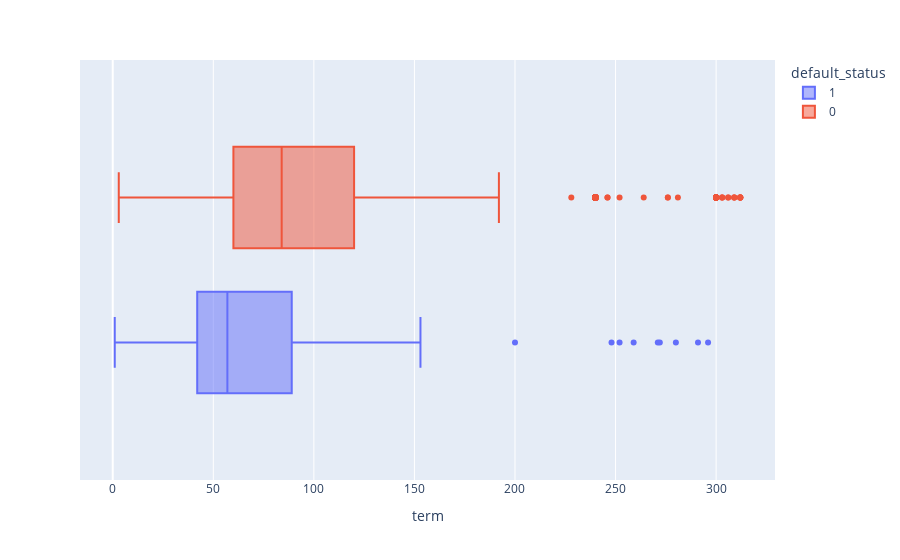

Write notebook code for a chart like this one.
### Markdown cell above
### Analyse the correlation between numerical feature values and default status

### Code cell
px.box(train, x = 'term', color = 'default_status')

### Figure 1 — Plotly figure (JSON) as saved in the notebook; plotly's stock layout.template omitted (floating-point values rounded to 4 significant figures; data arrays with more than 128 entries replaced by an {"elided": "..."} marker saying what was removed)
{"data": [{"alignmentgroup": "True", "hovertemplate": "default_status=1<br>term=%{x}<extra></extra>", "legendgroup": "1", "marker": {"color": "#636efa"}, "name": "1", "notched": false, "offsetgroup": "1", "orientation": "h", "showlegend": true, "type": "box", "x": {"elided": "773 int values"}, "x0": " ", "xaxis": "x", "y0": " ", "yaxis": "y"}, {"alignmentgroup": "True", "hovertemplate": "default_status=0<br>term=%{x}<extra></extra>", "legendgroup": "0", "marker": {"color": "#EF553B"}, "name": "0", "notched": false, "offsetgroup": "0", "orientation": "h", "showlegend": true, "type": "box", "x": {"elided": "1628 int values"}, "x0": " ", "xaxis": "x", "y0": " ", "yaxis": "y"}], "layout": {"boxmode": "group", "legend": {"title": {"text": "default_status"}, "tracegroupgap": 0}, "margin": {"t": 60}, "xaxis": {"anchor": "y", "domain": [0, 1], "title": {"text": "term"}}, "yaxis": {"anchor": "x", "domain": [0, 1]}}}
